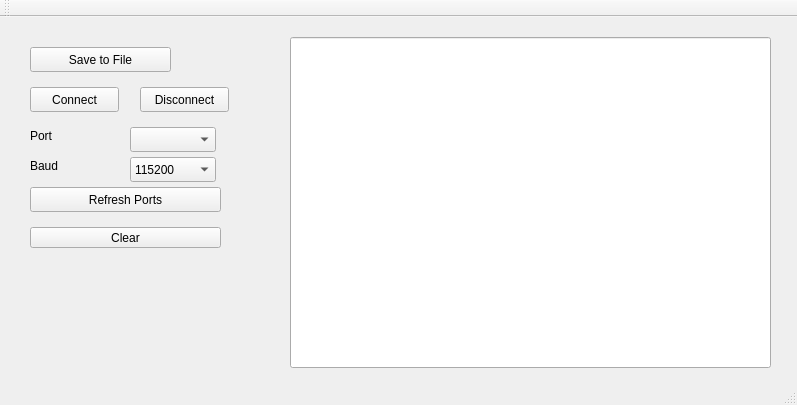
<?xml version="1.0" encoding="UTF-8"?>
<ui version="4.0">
 <class>MainWindow</class>
 <widget class="QMainWindow" name="MainWindow">
  <property name="geometry">
   <rect>
    <x>0</x>
    <y>0</y>
    <width>797</width>
    <height>405</height>
   </rect>
  </property>
  <property name="windowTitle">
   <string>MainWindow</string>
  </property>
  <widget class="QWidget" name="centralWidget">
   <widget class="QPushButton" name="saveButton">
    <property name="geometry">
     <rect>
      <x>30</x>
      <y>30</y>
      <width>141</width>
      <height>25</height>
     </rect>
    </property>
    <property name="text">
     <string>Save to File</string>
    </property>
   </widget>
   <widget class="QPushButton" name="connectButton">
    <property name="geometry">
     <rect>
      <x>30</x>
      <y>70</y>
      <width>89</width>
      <height>25</height>
     </rect>
    </property>
    <property name="text">
     <string>Connect</string>
    </property>
   </widget>
   <widget class="QPushButton" name="disconnectButton">
    <property name="geometry">
     <rect>
      <x>140</x>
      <y>70</y>
      <width>89</width>
      <height>25</height>
     </rect>
    </property>
    <property name="text">
     <string>Disconnect</string>
    </property>
   </widget>
   <widget class="QComboBox" name="portBox">
    <property name="geometry">
     <rect>
      <x>130</x>
      <y>110</y>
      <width>86</width>
      <height>25</height>
     </rect>
    </property>
   </widget>
   <widget class="QLabel" name="label_3">
    <property name="geometry">
     <rect>
      <x>30</x>
      <y>110</y>
      <width>67</width>
      <height>17</height>
     </rect>
    </property>
    <property name="text">
     <string>Port</string>
    </property>
   </widget>
   <widget class="QLabel" name="label_4">
    <property name="geometry">
     <rect>
      <x>30</x>
      <y>140</y>
      <width>67</width>
      <height>17</height>
     </rect>
    </property>
    <property name="text">
     <string>Baud</string>
    </property>
   </widget>
   <widget class="QComboBox" name="baudBox">
    <property name="geometry">
     <rect>
      <x>130</x>
      <y>140</y>
      <width>86</width>
      <height>25</height>
     </rect>
    </property>
    <property name="currentText">
     <string>115200</string>
    </property>
    <item>
     <property name="text">
      <string>115200</string>
     </property>
    </item>
    <item>
     <property name="text">
      <string>57600</string>
     </property>
    </item>
    <item>
     <property name="text">
      <string>9600</string>
     </property>
    </item>
   </widget>
   <widget class="QLineEdit" name="monitorBox">
    <property name="geometry">
     <rect>
      <x>290</x>
      <y>20</y>
      <width>481</width>
      <height>331</height>
     </rect>
    </property>
    <property name="alignment">
     <set>Qt::AlignLeading|Qt::AlignLeft|Qt::AlignTop</set>
    </property>
   </widget>
   <widget class="QPushButton" name="refreshButton">
    <property name="geometry">
     <rect>
      <x>30</x>
      <y>170</y>
      <width>191</width>
      <height>25</height>
     </rect>
    </property>
    <property name="text">
     <string>Refresh Ports</string>
    </property>
   </widget>
   <widget class="QPushButton" name="clearButton">
    <property name="geometry">
     <rect>
      <x>30</x>
      <y>210</y>
      <width>191</width>
      <height>21</height>
     </rect>
    </property>
    <property name="text">
     <string>Clear</string>
    </property>
   </widget>
  </widget>
  <widget class="QMenuBar" name="menuBar">
   <property name="geometry">
    <rect>
     <x>0</x>
     <y>0</y>
     <width>797</width>
     <height>20</height>
    </rect>
   </property>
  </widget>
  <widget class="QToolBar" name="mainToolBar">
   <attribute name="toolBarArea">
    <enum>TopToolBarArea</enum>
   </attribute>
   <attribute name="toolBarBreak">
    <bool>false</bool>
   </attribute>
  </widget>
  <widget class="QStatusBar" name="statusBar"/>
 </widget>
 <layoutdefault spacing="6" margin="11"/>
 <resources/>
 <connections/>
</ui>
